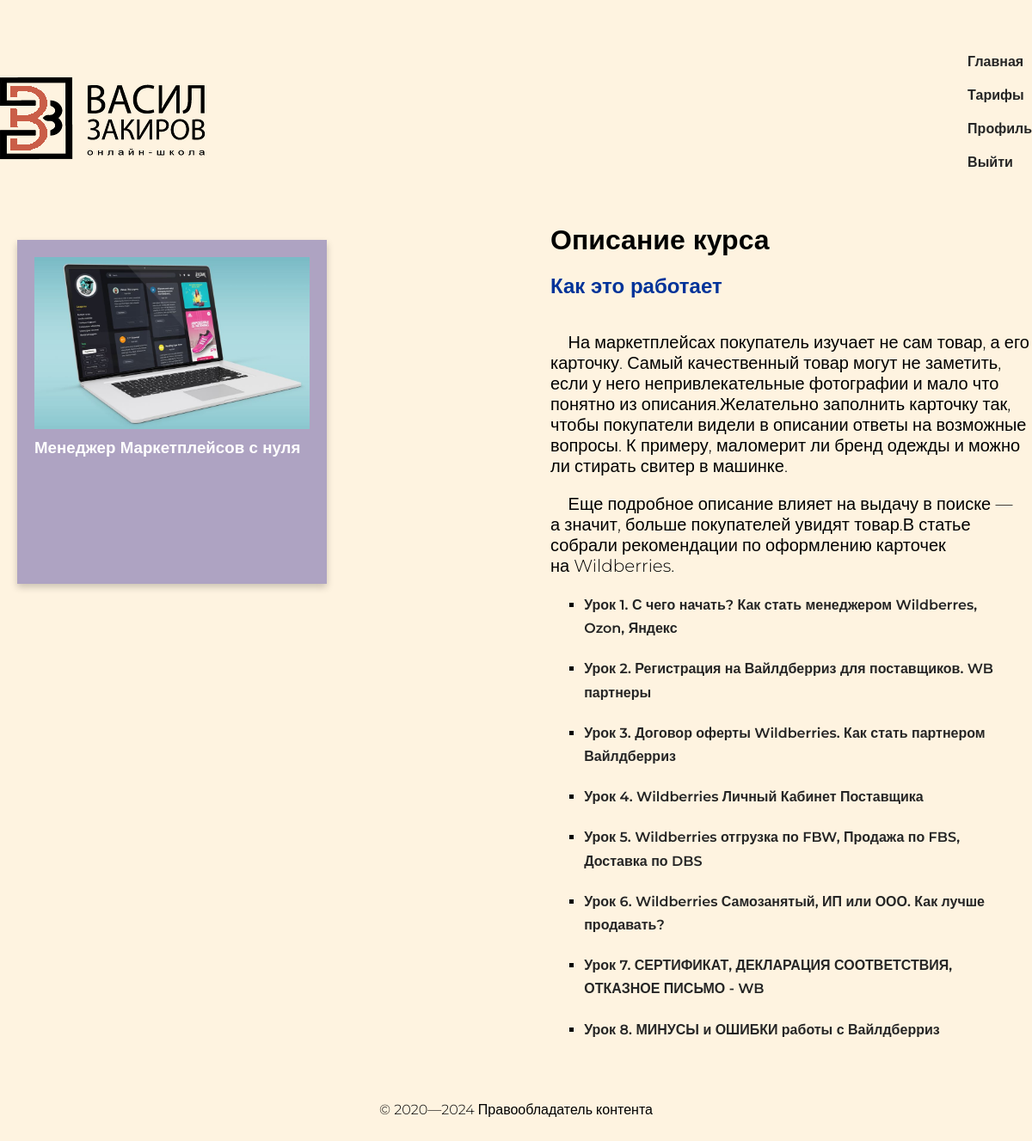
/course/lesson1 (signed in), run on the app's committed database.
### courses/models.py (models this page shows, shortened)
class Course(models.Model):
    slug = models.SlugField('Имя курса на латинице')
    title = models.CharField('Название курса', max_length=120)
    desc = RichTextUploadingField('Описание')
    image = models.ImageField('Изображение курса', default='default.png', upload_to='course_images')
    is_free = models.BooleanField('Бесплатный курс?', default=True)
    def __str__(self):
        return self.title
    class Meta:
        verbose_name = 'Курс'
        verbose_name_plural = 'Курсы'

class Lesson(models.Model):
    slug = models.SlugField('Имя урока на латинице')
    title = models.CharField('Название урока', max_length=120)
    desc = RichTextUploadingField('Описание')
    course = models.ForeignKey(Course, on_delete=models.CASCADE, verbose_name='Какой курс?')
    number = models.IntegerField('Номер урока')
    video = models.CharField('Ссылка на видео', max_length=200)
    class Meta:
        verbose_name = 'Урок'
        verbose_name_plural = 'Уроки'
    def get_absolute_url(self):
        return reverse('lesson-detail', kwargs={'slug': self.course.slug, 'lesson_slug': self.slug})

### courses/views.py (the view)
# urls.py: path('course/<slug>', cache_page(60 * 5)(views.CourseDetailPage.as_view()), name='course-detail'),
class CourseDetailPage(DetailView):
    model = Course
    template_name = 'courses/course-detail.html'
    def get_context_data(self, *, object_list=None, **kwargs):
        ctx = super(CourseDetailPage, self).get_context_data(**kwargs)
        course = Course.objects.filter(slug=self.kwargs['slug']).first()
        ctx['title'] = course
        ctx['lessons'] = Lesson.objects.filter(course=course).order_by('number')
        return ctx

### templates/courses/course-detail.html
{% extends 'layout.html' %}
{% block main %}
    <div class="courses container">
            <div class="course">
                {% if object.image %}
                <img src="{{ object.image.url }}" alt="{{ object.title }}">
                {% else %}
                <img src="/pictures/default.png" alt="{{ object.title }}">
                {% endif %}
                <h3>{{ object.title }}</h3>
            </div>
        <div class="aside">
            <h1>Описание курса</h1>
            <p>{{ object.desc|safe }}</p>
            {% if object.is_free == False and user.is_authenticated == False %}
            <p>Вам необходимо пройти <a href="{% url 'reg' %}">регистрацию</a></p>
            {% else %}
                {% if object.is_free == True or user.profile.account_type == 'full' %}
                    <ul>
                        {% for el in lessons %}
                            <li><a href="{{ el.get_absolute_url }}">{{ el.title }}</a></li>
                        {% endfor %}
                    </ul>
                {% else %}
                    <p>Необходимо купить <a href="{% url 'tarrifs' %}">подписку</a>!</p>
                {% endif %}
            {% endif %}
        </div>
    </div>
{% endblock %}

### static/css/main.css (style rules this page uses)
* { margin: 0; padding: 0; }
body { background: #fef3e0; font-weight: 300; font-family: 'Montserrat', sans-serif; }
a { color: #252525; text-decoration: none; transition: color 500ms ease; font-weight: 600; font-family: 'Montserrat', sans-serif; }
.container { width: 1200px; margin: 0 auto; }
.courses { display: flex; justify-content: space-between; align-items: flex-start; }
.courses .course { background: #AEA3C2; padding: 20px; margin: 20px; box-sizing: border-box; width: 30%; color: #fff; display: flex; flex-direction: column; justify-content: space-between; height: 400px; box-shadow: 0 4px 8px rgba(0, 0, 0, 0.2); transition: box-shadow 0.3s ease; }
.courses .course img { width: 100%; height: auto; max-height: 200px; object-fit: cover; }
.courses .course h3 { margin-top: 10px; margin-bottom: 5px; flex-grow: 1; }
.courses { display: flex; justify-content: space-between; align-items: stretch; flex-wrap: wrap; }
.courses ul { width: 90%; line-height: 170%; margin-left: 7%; margin-top: 20px; font-weight: 600; list-style-type: square; }
.aside { width: 560px; }
.aside p { margin: 20px 0; }
.course { width: 100%; overflow: hidden; }
.course h3, .course p { width: 100%; word-wrap: break-word; hyphens: auto; }
@media (max-width: 1200px) { a { display: block; margin-bottom: 20px; } }

### data on the page
Course: image (picture), title "Менеджер Маркетплейсов с нуля", desc "Как это работает На маркетплейсах покупатель изучает не сам товар, а его карточку. Самый качественный товар могут не заметить, если у него непривлекательные фотографии и мало что понятно из описания.Желательно заполнить карточку так, чтобы покупатели видели в описании ответы на возможные вопросы. К примеру, маломерит ли бренд одежды и можно ли стирать свитер в машинке. Еще подробное описание влияет на выдачу в поиске — а значит, больше покупателей увидят товар.В статье собрали рекомендации по оформлению карточек на Wildberries."
Lesson: title "Урок 1. С чего начать? Как стать менеджером Wildberres, Ozon, Яндекс"
Lesson: title "Урок 2. Регистрация на Вайлдберриз для поставщиков. WB партнеры"
Lesson: title "Урок 3. Договор оферты Wildberries. Как стать партнером Вайлдберриз"
Lesson: title "Урок 4. Wildberries Личный Кабинет Поставщика"
Lesson: title "Урок 5. Wildberries отгрузка по FBW, Продажа по FBS, Доставка по DBS"
Lesson: title "Урок 6. Wildberries Самозанятый, ИП или ООО. Как лучше продавать?"
Lesson: title "Урок 7. СЕРТИФИКАТ, ДЕКЛАРАЦИЯ СООТВЕТСТВИЯ, ОТКАЗНОЕ ПИСЬМО - WB"
Lesson: title "Урок 8. МИНУСЫ и ОШИБКИ работы с Вайлдберриз"
